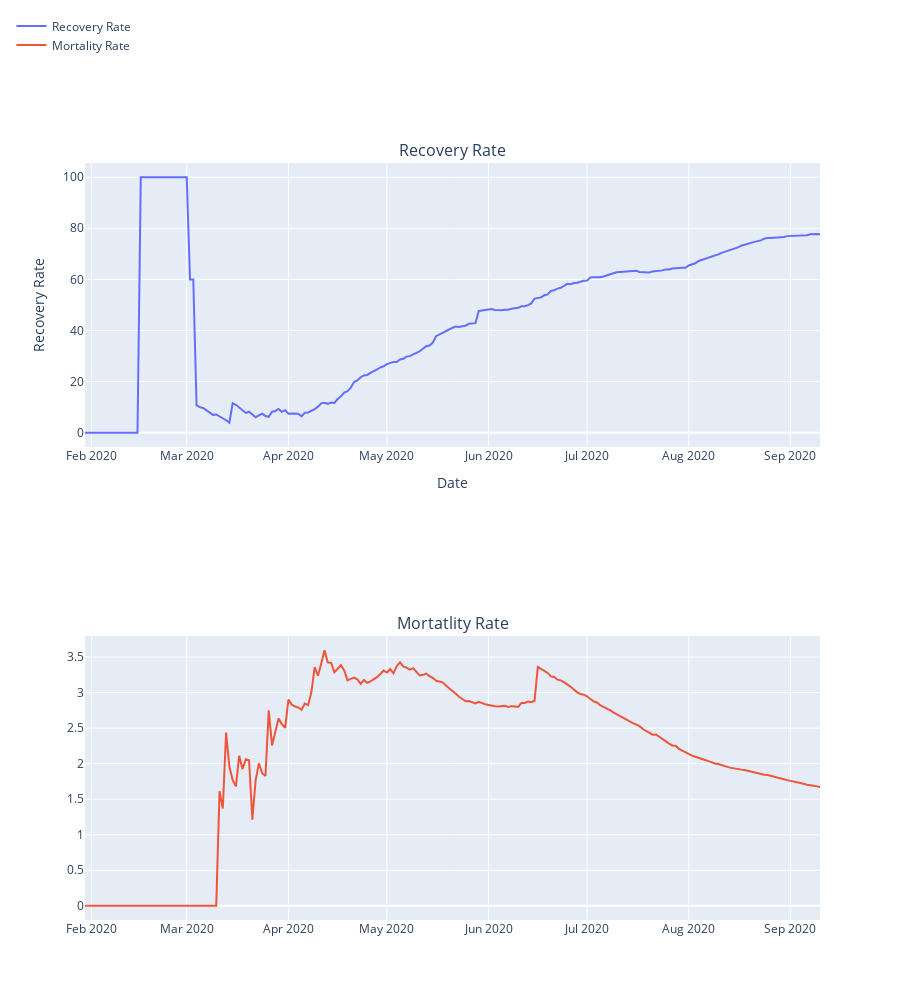

The cell this chart's notebook holds for it:
### Markdown cell above
#### Recovery and Mortality Rate

### Code cell
print('Mean Recovery Rate: ',((india_datewise["Recovered"]/india_datewise["Confirmed"])*100).mean())
print('Mean Mortality Rate: ',((india_datewise["Deaths"]/india_datewise["Confirmed"])*100).mean())
print('Median Recovery Rate: ',((india_datewise["Recovered"]/india_datewise["Confirmed"])*100).median())
print('Median Mortality Rate: ',((india_datewise["Deaths"]/india_datewise["Confirmed"])*100).median())

fig = make_subplots(rows=2, cols=1,
                   subplot_titles=("Recovery Rate", "Mortatlity Rate"))
fig.add_trace(
    go.Scatter(x=india_datewise.index, y=(india_datewise["Recovered"]/india_datewise["Confirmed"])*100,
              name="Recovery Rate"),
    row=1, col=1
)
fig.add_trace(
    go.Scatter(x=india_datewise.index, y=(india_datewise["Deaths"]/india_datewise["Confirmed"])*100,
              name="Mortality Rate"),
    row=2, col=1
)
fig.update_layout(height=1000,legend=dict(x=-0.1,y=1.2,traceorder="normal"))
fig.update_xaxes(title_text="Date", row=1, col=1)
fig.update_yaxes(title_text="Recovery Rate", row=1, col=1)
fig.update_xaxes(title_text="Date", row=1, col=2)
fig.update_yaxes(title_text="Mortality Rate", row=1, col=2)
fig.show()

### Figure 1 — Plotly figure (JSON) as saved in the notebook; plotly's stock layout.template omitted (floating-point values rounded to 4 significant figures; data arrays with more than 128 entries replaced by an {"elided": "..."} marker saying what was removed)
{"data": [{"name": "Recovery Rate", "type": "scatter", "x": {"elided": "225 str values"}, "xaxis": "x", "y": {"elided": "225 float values"}, "yaxis": "y"}, {"name": "Mortality Rate", "type": "scatter", "x": {"elided": "225 str values"}, "xaxis": "x2", "y": {"elided": "225 float values"}, "yaxis": "y2"}], "layout": {"annotations": [{"font": {"size": 16}, "showarrow": false, "text": "Recovery Rate", "x": 0.5, "xanchor": "center", "xref": "paper", "y": 1, "yanchor": "bottom", "yref": "paper"}, {"font": {"size": 16}, "showarrow": false, "text": "Mortatlity Rate", "x": 0.5, "xanchor": "center", "xref": "paper", "y": 0.375, "yanchor": "bottom", "yref": "paper"}], "height": 1000, "legend": {"traceorder": "normal", "x": -0.1, "y": 1.2}, "xaxis": {"anchor": "y", "domain": [0, 1], "title": {"text": "Date"}}, "xaxis2": {"anchor": "y2", "domain": [0, 1]}, "yaxis": {"anchor": "x", "domain": [0.625, 1], "title": {"text": "Recovery Rate"}}, "yaxis2": {"anchor": "x2", "domain": [0, 0.375]}}}
